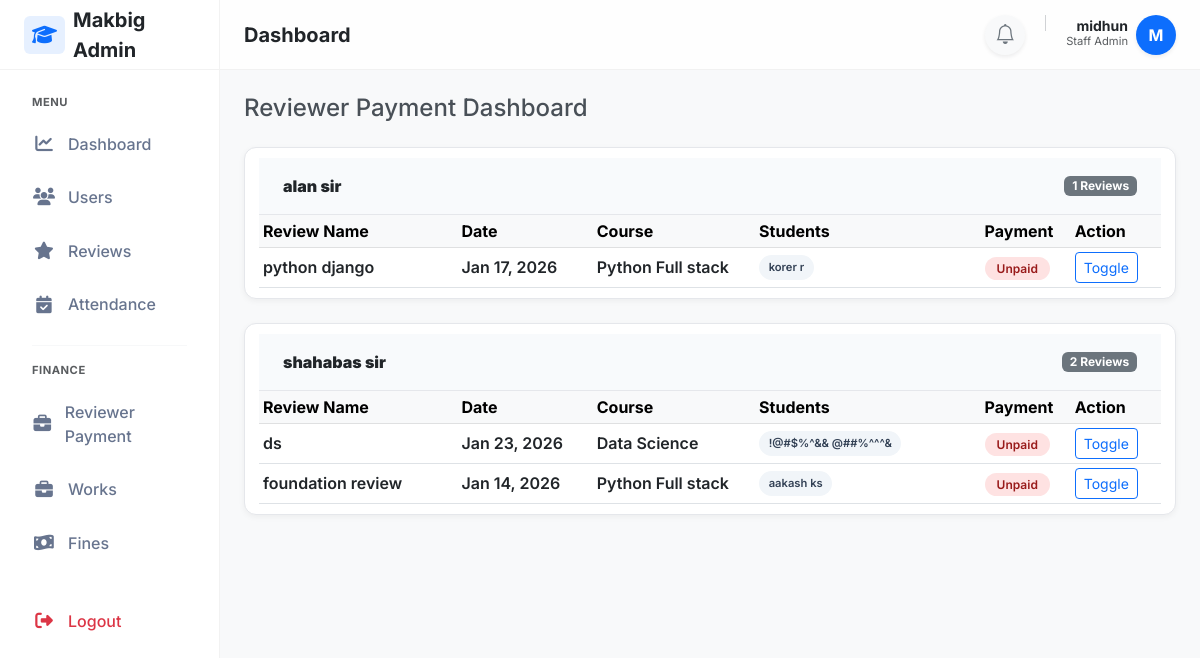
/staff/reviews/payment (signed in), run on an earlier commit of the app's database.
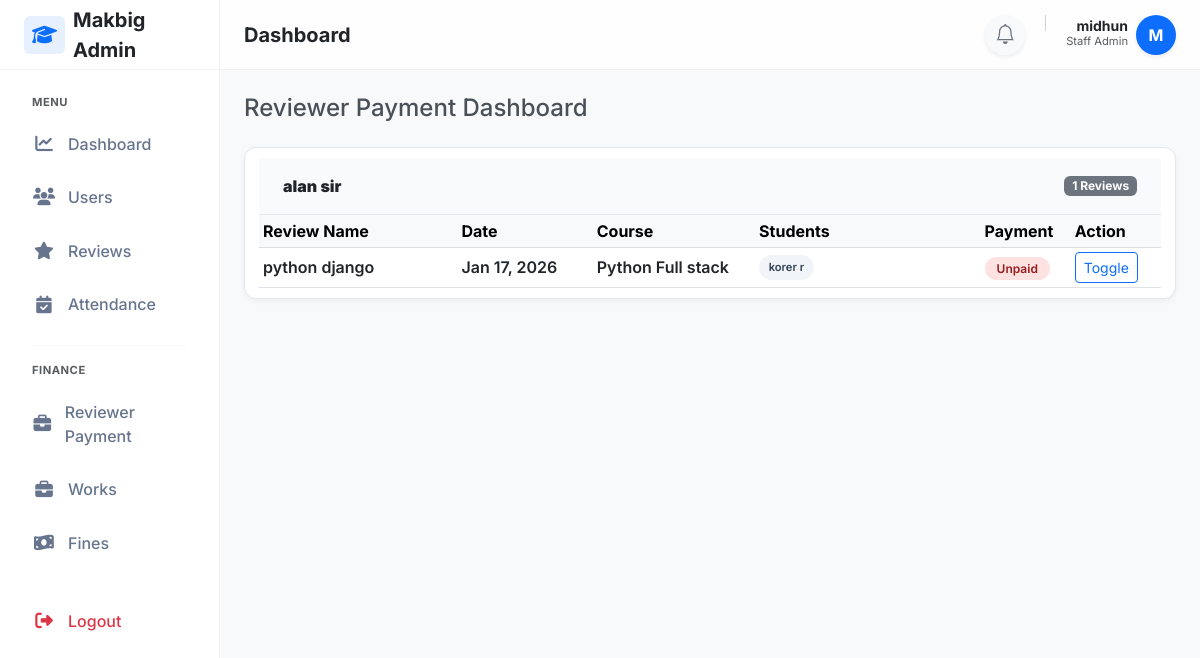
And on a later commit of the database.
### reviews/models.py (models this page shows, shortened)
class ReviewSession(models.Model):
    course=models.ForeignKey(Course,on_delete=models.CASCADE,related_name='review_sessions')
    created_at=models.DateTimeField(auto_now_add=True)
    scheduled_date=models.DateField()
    review_link=models.CharField(max_length=2550,blank=True,null=True)
    reviewer_name=models.CharField(max_length=250,blank=True,null=True)
    review_name=models.CharField(max_length=100)
    is_paid = models.BooleanField(default=False,blank=True,null=True)

class ReviewAttendance(models.Model):
    STATUS_CHOICES=(
        ('eligible','Eligible'),
        ('not_eligible', 'Not Eligible'),
        ('pass','Pass'),
        ('fail','Fail'),
    )
    student=models.ForeignKey(StudentProfile,on_delete=models.CASCADE,related_name='reviews')
    remarks=models.CharField(max_length=3550,null=True,blank=True)
    score=models.IntegerField(null=True,blank=True)
    session=models.ForeignKey(ReviewSession,on_delete=models.CASCADE,related_name='student_reviews')
    status=models.CharField(max_length=50, choices=STATUS_CHOICES,default='eligible')
    created_at = models.DateTimeField(auto_now_add=True)
    class Meta:
        constraints = [
            models.UniqueConstraint(
                fields=['student'],
                condition=Q(status__in=['eligible', 'not_eligible']),
                name='one_active_upcoming_review_per_student'
            )
        ]

### adminpanel/models.py (models this page shows, shortened)
class Course(models.Model):
    name=models.CharField(max_length=200)
    description=models.TextField(blank=True,null=True)
    duration_months=models.IntegerField(default=6)

class StudentProfile(models.Model):
    user=models.OneToOneField(User, on_delete=models.CASCADE)
    course=models.ForeignKey(Course,on_delete=models.PROTECT)
    enrollment_date=models.DateField(auto_now_add=True)
    progress_percent=models.DecimalField(max_digits=5, decimal_places=2, default=0)

class User(AbstractUser):
    email=models.EmailField(unique=True,db_index=True)
    mobile_number = models.CharField(max_length=15, blank=True, null=True)
    is_student=models.BooleanField(default=False)

### reviews/views.py (the view)
# urls.py: path('staff/reviews/payment', views.reviewer_payment_dashboard, name='reviewer_payment_dashboard'),
@login_required(login_url='staff_login')
@user_passes_test(is_staff_user, login_url='staff_login')
def reviewer_payment_dashboard(request):
    sessions = (
        ReviewSession.objects.filter(student_reviews__status__in=['pass','fail'])
        .select_related('course').prefetch_related('student_reviews__student__user').distinct()
        .order_by('reviewer_name', '-scheduled_date'))
    return render(request,'reviews/reviewer_payment_dashboard.html',{'sessions': sessions})

### reviews/views.py (called while the page is built)
def is_staff_user(user):
    return user.is_authenticated and (user.is_staff or user.is_superuser)

### reviewtickets/context_processors.py (called while the page is built)
def ticket_notifications(request):
    if request.user.is_authenticated and request.user.is_staff:
        count = ReviewTicket.objects.filter(
            status='pending',
            is_seen=False
        ).count()
        return {'ticket_notification_count': count}
    return {}

### templates/reviews/reviewer_payment_dashboard.html (shortened to what this page needs)
{% extends "layouts/staff_layout.html" %}
{% block content %}
<h4 class="mb-4">Reviewer Payment Dashboard</h4>
{% regroup sessions by reviewer_name as reviewer_groups %}
{% for reviewer in reviewer_groups %}
<div class="card reviewer-card mb-4">
    <div class="reviewer-header">
        <strong>{{ reviewer.grouper }}</strong>
        <span class="badge bg-secondary">
            {{ reviewer.list|length }} Reviews
        </span>
    </div>
    <div class="card-body p-0 table-responsive">
        <table class="table table-sm align-middle mb-0">
            <thead class="table-light">
                <tr>
                    <th style="width: 22%">Review Name</th>
                    <th style="width: 15%">Date</th>
                    <th style="width: 18%">Course</th>
                    <th style="width: 25%">Students</th>
                    <th style="width: 10%">Payment</th>
                    <th style="width: 10%">Action</th>
                </tr>
            </thead>
            <tbody>
                {% for session in reviewer.list %}
                <tr>
                    <td>{{ session.review_name }}</td>
                    <td>
                        {{ session.scheduled_date|date:"M d, Y" }}
                    </td>
                    <td>
                        {{ session.course.name }}
                    </td>
                    <td>
                        {% for attendance in session.student_reviews.all %}
                            {% if attendance.status == 'pass' or attendance.status == 'fail' %}
                                <span class="student-chip">
                                    {{ attendance.student.user.first_name }}
                                    {{ attendance.student.user.last_name }}
                                </span>
                            {% endif %}
                        {% endfor %}
                    </td>
                    <td>
                        {% if session.is_paid %}
                            <span class="badge-paid">Paid</span>
                        {% else %}
                            <span class="badge-unpaid">Unpaid</span>
                        {% endif %}
                    </td>
                    <td>
                        <form method="post"
                              action="{% url 'toggle_reviewer_payment' session.id %}">
                            <button class="btn btn-sm btn-outline-primary">
                                Toggle
                            </button>
                        </form>
                    </td>
                </tr>
                {% endfor %}
            </tbody>
        </table>
    </div>
</div>
{% endfor %}
{% endblock %}

What changed in the data, as far as the page shows it:
no longer on this page (row unchanged): ReviewSession: grouper "shahabas sir", review_name "ds", scheduled_date "Jan 23, 2026", course.name "Data Science", is_paid "Unpaid"
removed ReviewAttendance: student.user.first_name "!@#$%^&&", student.user.last_name "@##%^^^&", shown under "ds"
no longer on this page (row unchanged): ReviewSession: review_name "foundation review", scheduled_date "Jan 14, 2026", course.name "Python Full stack", is_paid "Unpaid", shown under "shahabas sir"
removed ReviewAttendance: student.user.first_name "aakash", student.user.last_name "ks", shown under "foundation review"
Also different on the page:
list line gone: "2 Reviews Review Name Date Course Students Payment Action"
